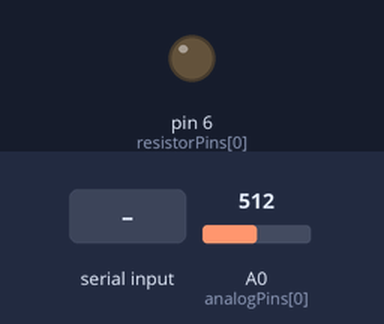
A sketch run on a simulated Arduino Uno, built with avr-gcc and run on an emulated ATmega328P. Shown: output pins drawn as LEDs (lit = HIGH). Inputs (shaded band) come from the test bench; at power-on: A0 (analogPins[0]) = 512. What the sketch prints to the serial monitor is not drawn.

Above: at 1.2 s.
1.3 s: "90,45\n" received over Serial
3.8 s: A0 (analogPins[0]) set to 44
5.3 s: A0 (analogPins[0]) set to 37
At 6.5 s:
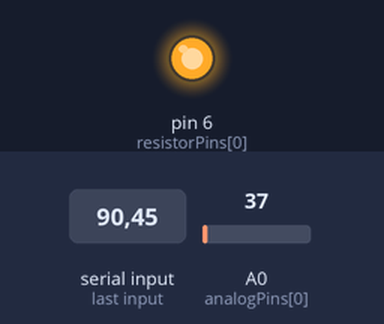
6.8 s: "30,150\n" received over Serial
12.8 s: "0\n" received over Serial
At 16.9 s:
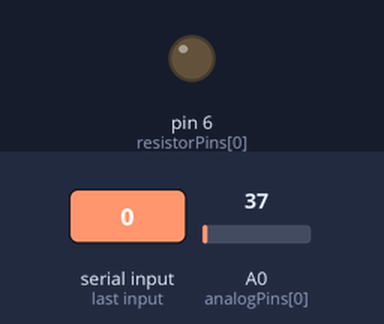
Timing chart, 0 to 17.5 s (numbered marks = the images above; inputs shaded):
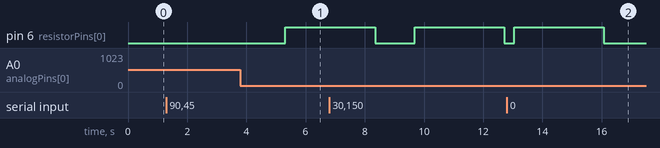

The sketch:

chargePin.ino
```cpp
const int resistorPins[] = {6, 5, 4, 3, 2};
const int analogPins[] = {A0, A1, A2, A3, A4};

const unsigned long maxChargeTime_ms[] = {200, 500, 3000, 20000, 70000};
const unsigned long maxDischargeTime_us = 10000000;
const unsigned long samplePeriod_us = 50;
const int sampleLimit = 200;

int16_t chargeData[sampleLimit];
int16_t dischargeData[sampleLimit];

void setup() {
  Serial.begin(115200);
  Serial.println("Enter resistor index (0 = 10Ω to 4 = 100kΩ):");
  for (int i = 0; i < 5; i++) pinMode(resistorPins[i], INPUT);
}

void loop() {
  if (Serial.available()) {
    int index = Serial.parseInt();
    if (index < 0 || index > 4) {
      Serial.println("Invalid index. Enter 0–4:");
      return;
    }

    while (Serial.available()) Serial.read();
    int skipFactor = 1;
    if (index == 2) skipFactor = 10;
    if (index == 3) skipFactor = 100;
    if (index == 4) skipFactor = 1000;

    for (int i = 0; i < sampleLimit; i++) {
      chargeData[i] = 0;
      dischargeData[i] = 0;
    }

    for (int i = 0; i < 5; i++) {
      if (i == index) {
        pinMode(resistorPins[i], OUTPUT);
        digitalWrite(resistorPins[i], LOW);
      } else {
        pinMode(resistorPins[i], INPUT);
      }
    }

    float voltage = 5.0;
    while (voltage > 0.2) {
      int raw = analogRead(analogPins[index]);
      voltage = raw * (5.0 / 1023.0);
      delay(10);
    }

    digitalWrite(resistorPins[index], HIGH);
    unsigned long startMicros = micros();
    unsigned long elapsed_us = 0;
    int totalSamples = 0, chargeSamples = 0;

    while (elapsed_us < maxChargeTime_ms[index] * 1000 && chargeSamples < sampleLimit) {
      int raw = analogRead(analogPins[index]);
      if (totalSamples % skipFactor == 0) {
        chargeData[chargeSamples++] = raw;
      }
      totalSamples++;
      elapsed_us += samplePeriod_us;
      while (micros() - startMicros < elapsed_us);
    }

    delay(3000);

    digitalWrite(resistorPins[index], LOW);
    delay(2);
    startMicros = micros();
    elapsed_us = 0;
    totalSamples = 0;
    int dischargeSamples = 0;

    while (elapsed_us < maxDischargeTime_us && dischargeSamples < sampleLimit) {
      int raw = analogRead(analogPins[index]);
      if (totalSamples % skipFactor == 0) {
        dischargeData[dischargeSamples++] = raw;
      }
      totalSamples++;
      elapsed_us += samplePeriod_us;
      delayMicroseconds(samplePeriod_us);
    }

    pinMode(resistorPins[index], INPUT);

    Serial.println("time_ms,charge_V,discharge_V");
    int maxSamples = max(chargeSamples, dischargeSamples);
    for (int i = 0; i < maxSamples; i++) {
      unsigned long time_ms = (i * samplePeriod_us * skipFactor) / 1000;

      float v_charge = 0;
      if (i < chargeSamples) {
       v_charge = chargeData[i] * (5.0 / 1023);
      }

      float v_discharge = 0;
      if (i < dischargeSamples) {
        v_discharge = dischargeData[i] * (5.0 / 1023);
      }

      Serial.print(time_ms);
      Serial.print(",");
      Serial.print(v_charge, 3);
      Serial.print(",");
      Serial.println(v_discharge, 3);

      delayMicroseconds(300);
    }

    Serial.println("Done. Enter another resistor index (0–4):");
  }
}
```

Measured:
- the behaviour switches between 41 and 40 on A0 (analogPins[0]) (found by bisection; images 0 and 1)
- after the input at 3.8 s, every drawn part: stays the same
- after the input at 5.3 s, pin 6 (resistorPins[0]): LOW → HIGH at once
- after the input at 12.8 s, pin 6 (resistorPins[0]): LOW → HIGH after 0.25 s, → LOW 3.0 s later
